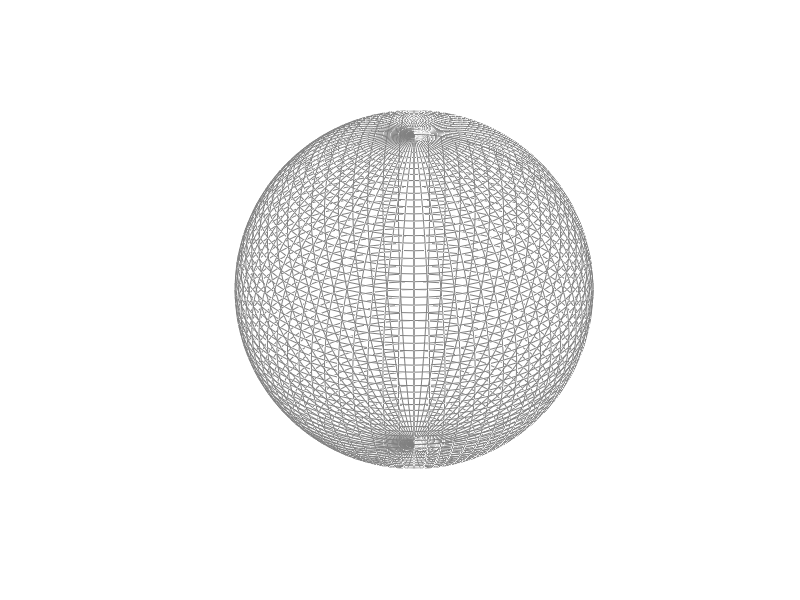

The MATLAB script that drew this image: (Note: this script raises an error after producing the figure.)
%% Textured 3D Earth example
%
% Ryan Gray
% 8 Sep 2004
% Revised 9 March 2006, 31 Jan 2006

%% Options

space_color = 'k';
npanels = 72;   % Number of globe panels around the equator deg/panel = 360/npanels
alpha   = 1; % globe transparency level, 1 = opaque, through 0 = invisible

% Earth texture image
% Anything imread() will handle), but needs to be a 2:1 unprojected globe
% image.
% This is from NASA's Visible Earth site (http://visibleearth.nasa.gov/)
% The actual image link will likely move over time. This one is the 260KB
% version from this page: http://visibleearth.nasa.gov/view_rec.php?id=2430

image_file = 'http://veimages.gsfc.nasa.gov/2430/land_ocean_ice_2048.jpg';

% Mean spherical earth

erad    = 6371008.7714; % equatorial radius (meters)
prad    = 6371008.7714; % polar radius (meters)
erot    = 7.2921158553e-5; % earth rotation rate (radians/sec)

%% Create figure

figure('Color', space_color);

hold on;

% Turn off the normal axes

set(gca, 'NextPlot','add', 'Visible','off');

axis equal;
axis auto;

% Set initial view

view(0,30);

axis vis3d;

%% Create wireframe globe

% Create a 3D meshgrid of the sphere points using the ellipsoid function

[x, y, z] = ellipsoid(0, 0, 0, erad, erad, prad, npanels);

globe = surf(x, y, -z, 'FaceColor', 'none', 'EdgeColor', 0.5*[1 1 1]);

%% Texturemap the globe

% Load Earth image for texture map

cdata = imread(image_file);

% Set image as color data (cdata) property, and set face color to indicate
% a texturemap, which Matlab expects to be in cdata. Turn off the mesh edges.

set(globe, 'FaceColor', 'texturemap', 'CData', cdata, 'FaceAlpha', alpha, 'EdgeColor', 'none');
